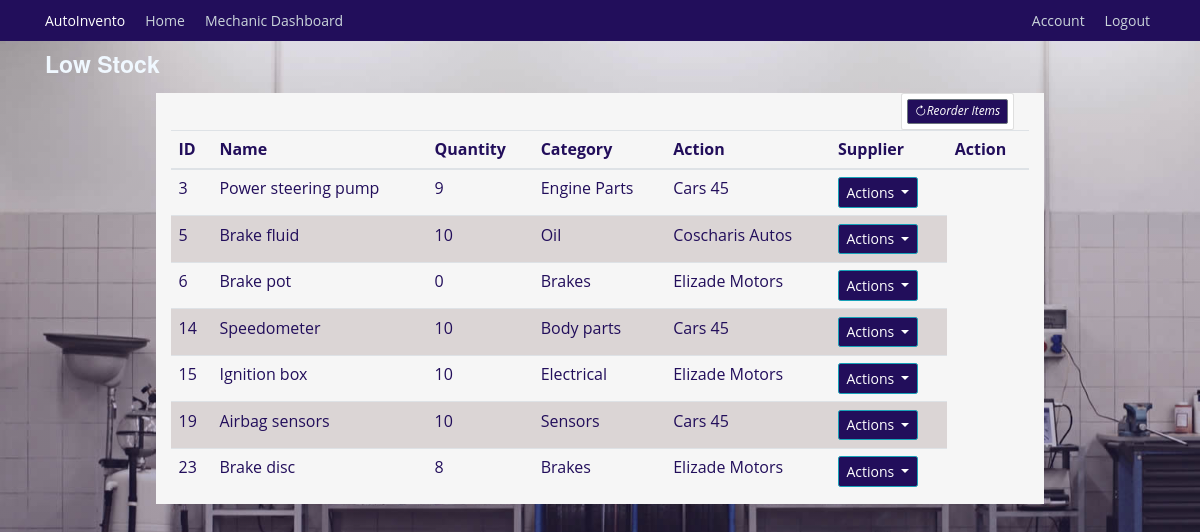
Before: /inventory/low_inventory (signed in) with the older database file.
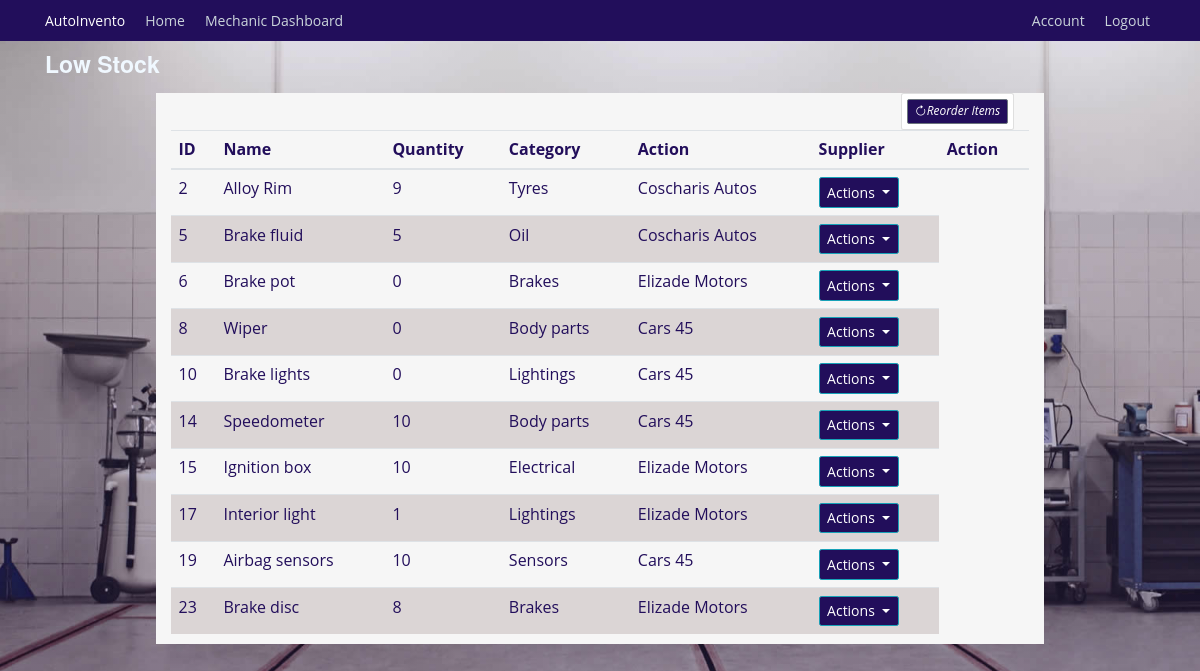
After: the same page with the newer database file.
### autoinvento/models.py (models this page shows, shortened)
class InventoryItem(db.Model):
    id = db.Column(db.Integer, primary_key=True)
    name = db.Column(db.String(128), unique=True, nullable=False, index=True)
    quantity = db.Column(db.Integer, nullable=False)
    category = db.Column(db.String(50), nullable=False)
    low_stock_threshold = db.Column(db.Integer, default=10)
    date_added = db.Column(db.DateTime, default=datetime.utcnow)
    supplier_id = db.Column(db.Integer, db.ForeignKey('supplier.id'))
    supplier = db.relationship('Supplier', back_populates='items')
    usage_logs = db.relationship('UsageLog', back_populates='items', cascade='all, delete-orphan')
    notifications = db.relationship('Notification', back_populates='items', cascade='all, delete-orphan')
    requests = db.relationship('InventoryRequest', back_populates='requested_item')

class Supplier(db.Model):
    id = db.Column(db.Integer, primary_key=True)
    name = db.Column(db.String(100), unique=True, nullable=False)
    email = db.Column(db.String(120), unique=True, nullable=False)
    phone_number = db.Column(db.Integer, unique=True, nullable=True)
    contact = db.Column(db.String(125), nullable=True)
    items = db.relationship('InventoryItem', back_populates='supplier')

### autoinvento/inventory/routes.py (the view)
@inventory.route('/inventory/low_inventory', methods=['GET', 'POST'])
@login_required
def low_inventory():
    low_inventory = InventoryItem.query.filter(InventoryItem.quantity <= InventoryItem.low_stock_threshold)
    return render_template('low_inventory.html', title='Low Inventory', low_inventory=low_inventory)

### autoinvento/models.py (called while the page is built)
@login_manager.user_loader
def load_user(mechanic_id):
    return Mechanics.query.get(int(mechanic_id))

### autoinvento/templates/low_inventory.html (shortened to what this page needs)
{% extends "base.html" %} {% block content %}
<h3 style="color: aliceblue">Low Stock</h3>
<div class="container mt-4 background">
  <div class="col-md-2 float-right">
    <div class="card p-2">
      <a
        class="btn btn-sm btn-secondary"
        href="{{ url_for('inventory.add_inventory') }}"
        ><i class="bi bi-arrow-clockwise">Reorder Items</i></a
      >
    </div>
  </div>
  <div class="table-responsive">
    <table class="table">
      <thead>
        <tr>
          <th>ID</th>
          <th>Name</th>
          <th>Quantity</th>
          <th>Category</th>
          <th>Action</th>
          <th>Supplier</th>
          <th>Action</th>
        </tr>
      </thead>
      <tbody>
        {% for inventory in low_inventory %}
        <tr>
          <td>{{ inventory.id }}</td>
          <td>{{ inventory.name }}</td>
          <td>{{ inventory.quantity }}</td>
          <td>{{ inventory.category }}</td>
          <td>{{ inventory.supplier.name }}</td>
          <td>
            <div class="dropdown">
              <button
                class="btn btn-info dropdown-toggle"
                type="button"
                data-bs-toggle="dropdown"
                aria-expanded="false"
              >
                Actions
              </button>
            </div>
          </td>
        </tr>
        {% endfor %}
      </tbody>
    </table>
  </div>
</div>
{% endblock content %}

Changed rows visible on the page:
no longer on this page (row edited): InventoryItem: id "3", name "Power steering pump", quantity "9", category "Engine Parts", supplier.name "Cars 45"
now on this page (row edited): InventoryItem: id "2", name "Alloy Rim", quantity "9", category "Tyres", supplier.name "Coscharis Autos"
changed InventoryItem "Brake fluid": quantity "10" → "5"
now on this page (row edited): InventoryItem: id "8", name "Wiper", quantity "0", category "Body parts", supplier.name "Cars 45"
now on this page (row edited): InventoryItem: id "10", name "Brake lights", quantity "0", category "Lightings", supplier.name "Cars 45"
now on this page (row edited): InventoryItem: id "17", name "Interior light", quantity "1", category "Lightings", supplier.name "Elizade Motors"
